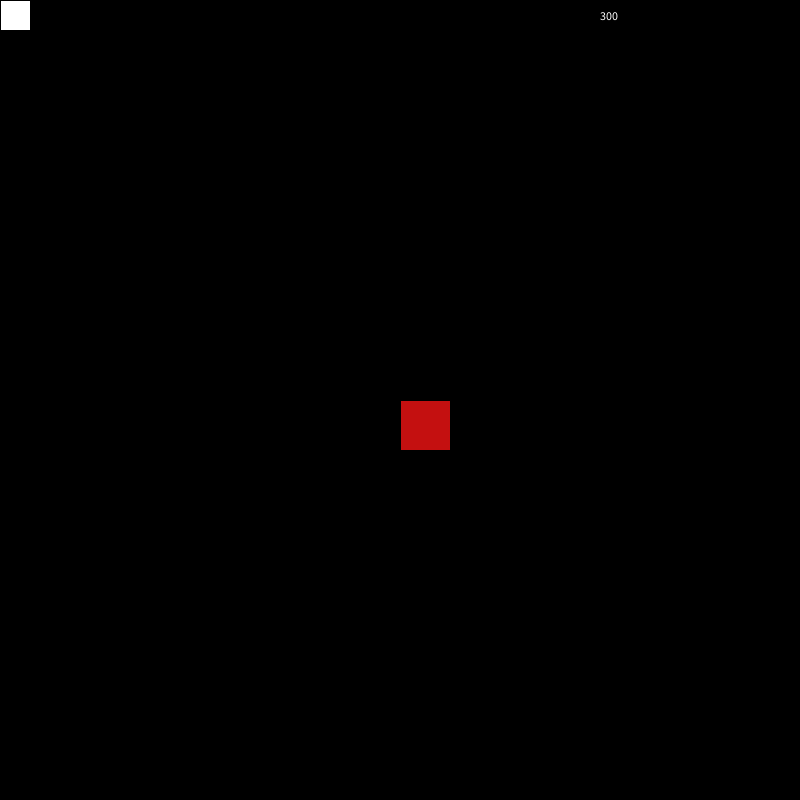
Frame 1 (no input)
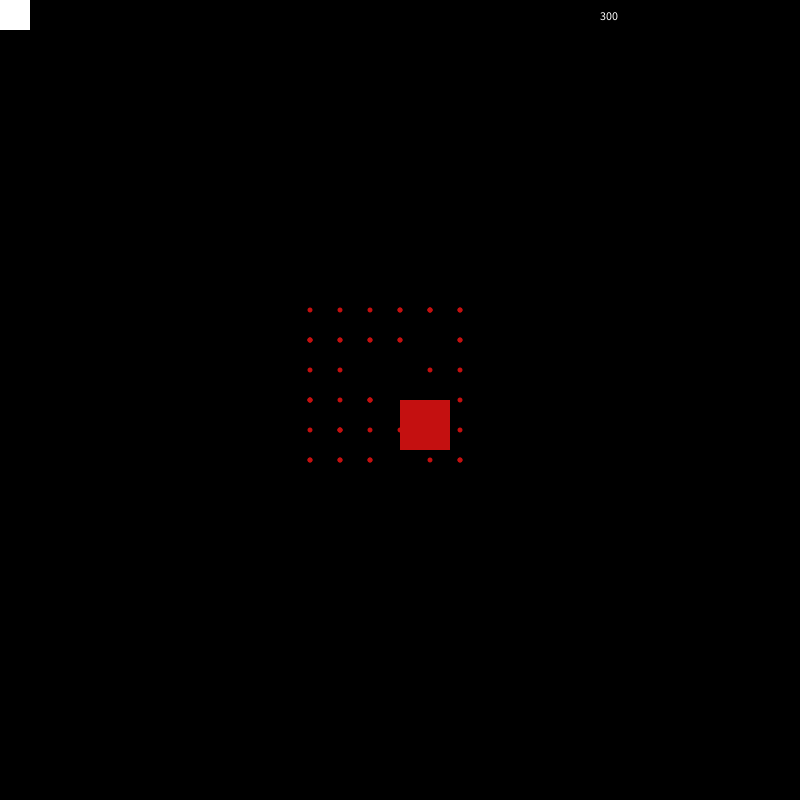
Frame 60 (the mouse pressed at the canvas centre just before this capture)
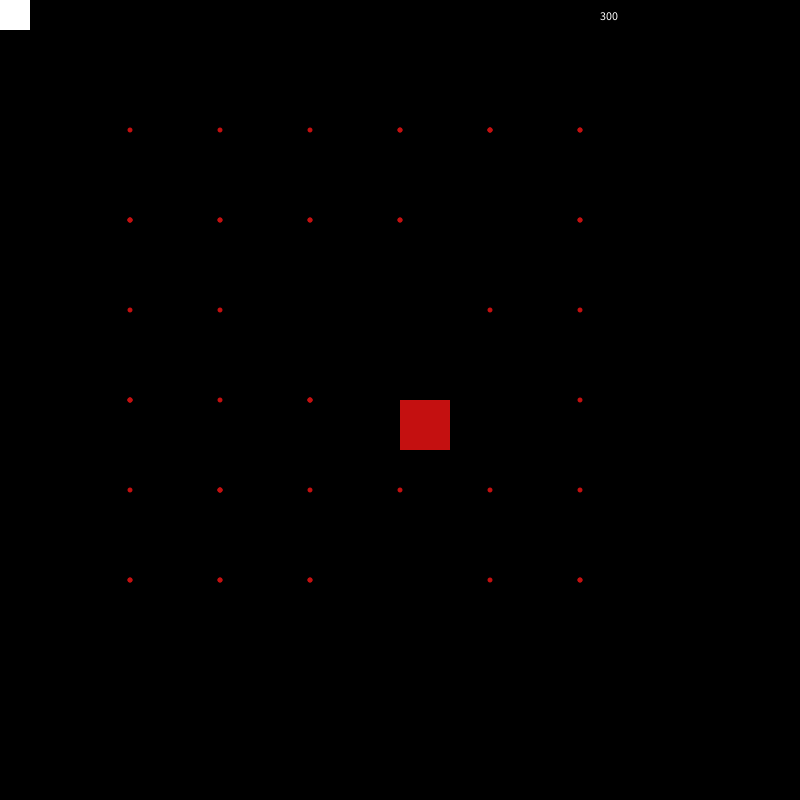
Frame 120 (the mouse held since frame 60 and released just before this capture)

The Processing sketch that drew these frames (run headless with seeded random() and noise(); from frame 60 on, the mouse is pressed at the canvas centre):

// Processing sketch: enterTheFuri
// ── enterTheFuri.pde
Player p = new Player(200, 200);
Enemy e = new Enemy();
UserInterface ui = new UserInterface();
Bullet[] bull = new Bullet[50];
Bullet[] bull2 = new Bullet[50];
Bullet[] bull3 = new Bullet[50];
Bullet[] bull4 = new Bullet[50];
Bullet[] bull5 = new Bullet[50];
Bullet bul = new Bullet();





void setup() {
  background(0);
  size(800, 800);

//creates bullet arrays
  for (int i = 0; i<bull.length; i++) {
    bull[i] = new Bullet();   
  }
   for (int i = 0; i<bull.length; i++) {
    bull2[i] = new Bullet();   
  }
   for (int i = 0; i<bull.length; i++) {
    bull3[i] = new Bullet();   
  }
  for (int i = 0; i<bull3.length; i++) {
    bull4[i] = new Bullet();
  }
   for (int i = 0; i<bull.length; i++) {
    bull5[i] = new Bullet();   
  }
  
}

void draw() {
  background(0);

  ui.pause();
  ui.timer();

  p.move();
  p.make();
  p.dash();
  p.lives();

  e.makeEnemy();
  

  
//checks if bullets contact the palyer
for(Bullet b: bull) {
  p.detect(b); 
}
for(Bullet b: bull2) {
  p.detect(b); 
}

for(Bullet b: bull3) {
  p.detect(b);
}
for(Bullet b: bull4) {
  p.detect(b);
}
for(Bullet b: bull5) {
  p.detect(b);
}

//sends bullets out from the center
  if (ui.timer() > 0 ) {
    for ( int i = 0; i<bull.length; i++) {
      bull[i].show();
      bull[i].move();
      bul.bulBounds();
    }
  }
    if (ui.timer() > 3) {
    for ( int i = 0; i<bull2.length; i++) {
      bull2[i].show();
      bull2[i].moveCircles();
      bul.bulBounds();
    }
  }
  if (ui.timer() > 6) {
    for ( int i = 0; i<bull3.length; i++) {
      bull3[i].show();
      bull3[i].moveCircles();
      bul.bulBounds();
    }
  }
   if (ui.timer() > 9) {
    for ( int i = 0; i<bull4.length; i++) {
      bull4[i].show();
      bull4[i].move();
      bul.bulBounds();
    }
  }
   if (ui.timer() > 12) {
    for ( int i = 0; i<bull5.length; i++) {
      bull5[i].show();
      bull5[i].moveCircles();
      bul.bulBounds();
    }
  }
  
  if (p.lives <0){
    fill(196,16,16);
    rect(0,0,800,800);
  }
  
   
}

// ── Bullet.pde
public class Bullet {

  float x, y, xSpeed, ySpeed, xCircleSpeed, yCircleSpeed, size, angle, mag;
  PVector v1, v2;


  public Bullet() {
    x= 400;
    y= 400;
   
    xSpeed =(int)(Math.random() * 6) - 3;
    ySpeed =(int)(Math.random() * 6) - 3;
    
    angle = (float)(Math.random() * 360);
    mag = 4;//(float)(Math.random() * 6) - 3;

    xCircleSpeed = mag * cos(angle);
    yCircleSpeed = mag * sin(angle);



    size = 5;
  }
  void show() {
    fill(196, 16, 16);
    noStroke();
    ellipse(x, y, size, size);
  }
void move(){
    x += xSpeed;
    y += ySpeed;
}

  void moveCircles() {
    x += xCircleSpeed;
    y += yCircleSpeed;
  }






  void bulBounds() {
    if (x >= 850 || x <= -50 || y >= 850 || y<= -50) {
      x = 400;
      y = 400;
    }
  }

  public void bound(Bullet b) {
    if (b.getX() >= 850 || b.getX() <= -50 || b.getY() >= 850 || b.getY()<= -50) {
      x = 400;
      y = 400;
    }
  }

  void reset() {
    x = 400;
    y = 400;
  }

  public float getX() {
    return x;
  }

  public float getY() {
    return y;
  }
}

// ── Circle.pde
public class Circle{
  
  int x, y, xSpeed, ySpeed, size;
  PVector v1, v2;
  
  
  public Circle(){
    x= 400;
    y= 400;    
    xSpeed = (int)(Math.random() * 6) - 3;
    ySpeed = (int)(Math.random() * 6) - 3;
    v1 = new PVector(((int)(Math.random() * 100) - 200),((int)(Math.random() * 100) - 200));
  v2 = new PVector((int)(Math.random() * 100) - 200,(int)(Math.random() * 100) - 200);
    
    size = 5;
  }
  void show(){
    fill(196, 16, 16);
    noStroke();
    ellipse(x, y, size, size);
  }
  
  void move(){
    x += xSpeed;
    y += ySpeed;
    
  }
  
    void circleShow(){
    fill(196, 16, 16);
    noStroke();
    ellipse(x, y, size, size);
  }
  
 void circlesMove(){
      x += 20;
    y += 20;
 }
  
  
  void bulBounds(){
      if (x >= 850 || x <= -50 || y >= 850 || y<= -50) {
      x = 400;
      y = 400;
    }
  
  }
  
   public void bound(Circle c) {
    if(c.getX() >= 850 || c.getX() <= -50 || c.getY() >= 850 || c.getY()<= -50) {
       x = 400;
      y = 400;
      
    }
  }
  
  void reset(){
    x = 400;
    y = 400;
  }
  
  public int getX(){
   return x; 
  }
  
  public int getY(){
   return y; 
  }
}

// ── Enemy.pde
public class Enemy {
  public Enemy() {
  }

  void makeEnemy() {
    fill(196, 16, 16);
    rect(400, 400, 50, 50);
  }
  
  
}

// ── Life.pde
public class Life {
  float lifeX, lifeY;

  public Life() {
    lifeX =(int)(Math.random() * 800);
    lifeY =(int)(Math.random() * 800);
  }

  void showLife() {

    fill(255);
    rect(lifeX, lifeY, 20, 20);
  }

  public float getLifeX() {
    return lifeX;
  }

  public float getLifeY() {
    return lifeY;
  }
  
  void hideLife(){
    lifeX =1000;
    lifeY = 1000;
  }
  
  void resetLife(){
        lifeX =(int)(Math.random() * 800);
    lifeY =(int)(Math.random() * 800);
  }
}

// ── Player.pde
public class Player {

  float x, y;
  int lives = 300;
  public Player(float x, float y) {
    x = this.x;
    y = this.y;
  }

  void make() {
    fill(255, 255, 255);
    rect(x, y, 30, 30);
  }

  void move() {
    if (key == 'W' || key == 'w') {
      y -= 8;
      bounds();
    } else if (key == 'A' || key == 'a') {
      x -= 8;
      bounds();
    } else if (key == 'S' || key == 's') {
      y += 8;
      bounds();
    } else if (key == 'D' || key == 'd') {
      x += 8;
      bounds();
    }
    loop();
  }

  void bounds() {
    if (x >= 850) {
      x = -50;
    } else if (y>=850) {
      y = -50;
    } else if (x<-50) {
      x = 850;
    } else  if (y<-50) {
      y = 850;
    }
  }

  void dash() {
    if (key == 'E' || key == 'e') {
      int t = millis()/1000;

      bounds();
    }
  }

  public float getX() {
    return x;
  }

  public float getY() {
    return y;
  }
  
  public void detect(Bullet b) {
    if ((Math.abs(x - b.getX())) < 30 && Math.abs((y - b.getY())) < 30) {
      lives--;
    }
  }


  void lives() {
    fill(255);
    text(lives, 600, 20);
  }

  public int getLives() {
    return lives;
  }
}

// ── UserInterface.pde
public class UserInterface {

  public UserInterface() {
  }

  void pause() {
    if (key == 'P' || key == 'p') {
      fill(255);
      text("pause", 730, 20);
      noLoop();
    }
  }
  
  public int timer(){
     int s = millis() / 1000;
     fill(255);
     text(s, 20, 20);
     return s;
  }
  
}
